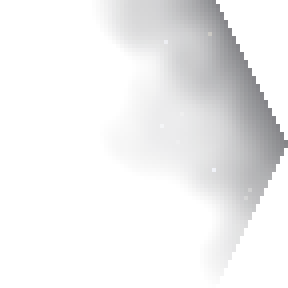
#> input picture images/terrain/sc/badlands-edge-ne.png, 72 x 72 px (shown 4 times larger)
$ python -i make_asteroids.py   (imports and definitions only)
#> lines starting #> are read from the running program, lines starting #| are printed output that depends on the picture
#> further down, picture is the input picture: PIL image 72x72 RGBA; mean R, G, B, A 9.2, 10.2, 16.6, 15.7
"""Asteroid fields, dense asteroids and asteroid walls: original art.

Each rock is a small height field (a lumpy, sometimes elongated potato with
bumps and craters), lit from the upper left like the planets, with a faint
cool rim light on its dark side so it still reads against deep space. Rocks
are drawn 4x oversized and scaled down.

Rocks reach right up to the hex edges (and a few pixels past them) so a
field of several hexes reads as one field rather than a cluster per hex.
Where a field meets open space, loose gravel spills a little way into the
neighbouring hex (the *-spill images, drawn by terrain-graphics.cfg), so the
field frays out instead of stopping on a hex line."""
import math
import os
import zlib

import numpy as np
from PIL import Image, ImageDraw, ImageFilter

HEX = 72
S = 4                                   # supersampling
LIGHT = np.array([-0.55, -0.55, 0.63])  # x right, y down, z toward the viewer
# [1 line not run here, left out]
RIM_COL = np.array([95, 115, 170], np.float32)

# Rock colours: (albedo RGB, how often)
ROCK_KINDS = [
    ((128, 122, 114), 0.34),    # grey stone
    ((126, 104, 84), 0.26),     # brown silicate
    ((92, 88, 86), 0.18),       # dark carbonaceous
    ((142, 100, 74), 0.12),     # rusty iron
    ((150, 150, 146), 0.07),    # pale
    ((150, 168, 182), 0.03),    # icy
]
WALL_KINDS = ROCK_KINDS[:4]     # walls: no big pale or icy boulders

HEX_VERTS = np.array([(18, 0), (54, 0), (72, 36), (54, 72), (18, 72), (0, 36)], np.float32)
EDGES = {"n": (0, 1), "ne": (1, 2), "se": (2, 3), "s": (3, 4), "sw": (4, 5), "nw": (5, 0)}


# [90 lines left out: functions edge_distance, inside_hex, value_noise, rock, not called in this run]


def shadowed(img, strength=0.45):
    """The rock plus a soft dark halo, offset away from the light, so rocks
    stay readable over bright gas and plasma and stand apart when they
    overlap."""
#> called with strength = 0.45
    pad = 3
    a = img.split()[3]
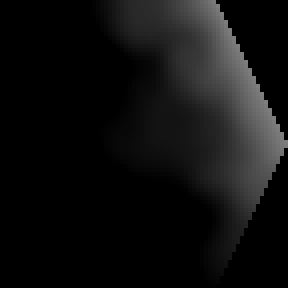
#> a: PIL image 72x72 L (shown 4 times larger); min 0, max 126, mean 15.7
    canvas = Image.new("RGBA", (img.width + 2 * pad, img.height + 2 * pad), (0, 0, 0, 0))
#> canvas: PIL image 78x78 RGBA; every value is 0
    halo = Image.new("L", canvas.size, 0)
#> halo: PIL image 78x78 L; every value is 0
    halo.paste(a, (pad + 1, pad + 1))
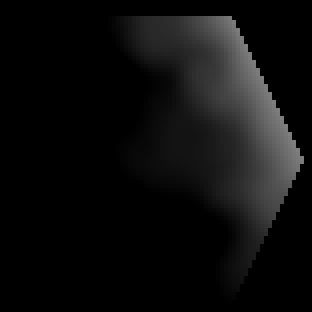
#> halo: PIL image 78x78 L (shown 4 times larger); min 0, max 126, mean 13.3
    halo = halo.filter(ImageFilter.GaussianBlur(1.3)).point(lambda v: int(v * strength))
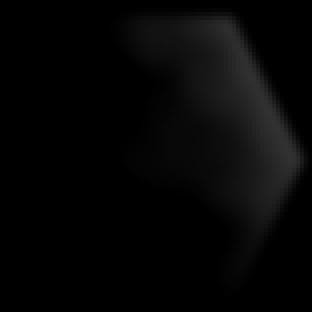
#> halo: PIL image 78x78 L (shown 4 times larger); min 0, max 49, mean 5.8
    canvas.putalpha(halo)
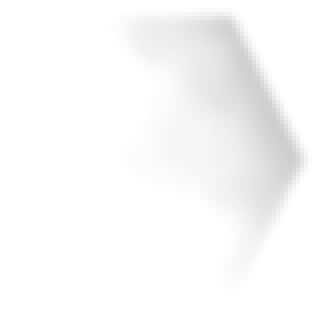
#> canvas: PIL image 78x78 RGBA (shown 4 times larger); mean R, G, B, A 0, 0, 0, 5.8; transparent parts drawn white
    canvas.alpha_composite(img, (pad, pad))
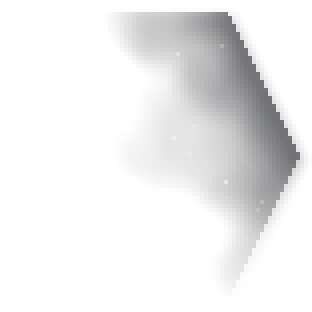
#> canvas: PIL image 78x78 RGBA (shown 4 times larger); mean R, G, B, A 2.3, 2.5, 4.2, 17.7; transparent parts drawn white
    return canvas


# [47 lines left out: functions scatter, rubble, compose, not called in this run]


def gravel(rng, count):
    sizes = rng.choice([0.9, 1.2, 1.6, 2.0], size=count, p=[0.3, 0.3, 0.25, 0.15])
    return [float(s) for s in sizes]


# [226 lines left out: functions field_rocks, dense_rocks, wall_rocks, swirl_rocks, dust_haze, debris_disk and 3 more, not called in this run]

>>> from PIL import Image
>>> picture = Image.open('../images/terrain/sc/badlands-edge-ne.png')
>>> result = shadowed(picture)

$ run again, on images/terrain/sc/badlands-edge-s-sw.png
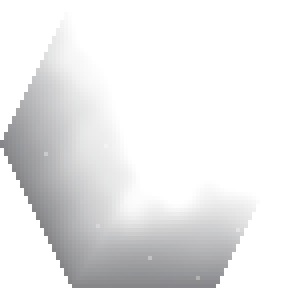
#> input picture images/terrain/sc/badlands-edge-s-sw.png, 72 x 72 px (shown 4 times larger)
#> picture is the input picture: PIL image 72x72 RGBA; mean R, G, B, A 9, 10, 16.3, 23.3
#> in shadowed, `halo = halo.filter(ImageFilter.GaussianBlur(1.3)).point(lambda v: int(..`:
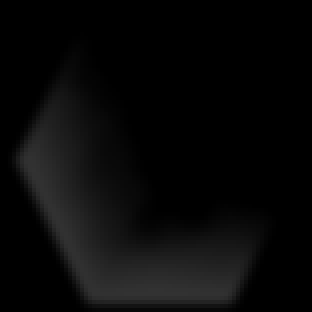
#> halo: PIL image 78x78 L (shown 4 times larger); min 0, max 50, mean 8.7
#> in shadowed, `canvas.alpha_composite(img, (pad, pad))`:
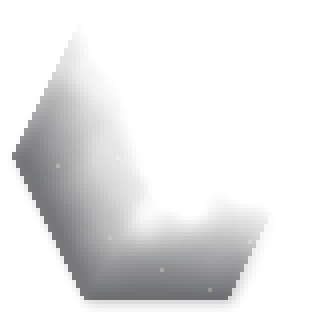
#> canvas: PIL image 78x78 RGBA (shown 4 times larger); mean R, G, B, A 2.4, 2.6, 4.3, 26; transparent parts drawn white

$ run again, on images/terrain/sc/badlands-edge-sw-nw.png
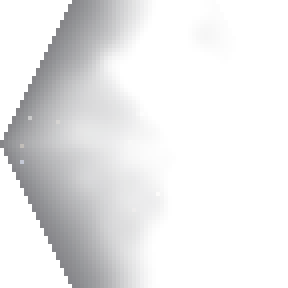
#> input picture images/terrain/sc/badlands-edge-sw-nw.png, 72 x 72 px (shown 4 times larger)
#> picture is the input picture: PIL image 72x72 RGBA; mean R, G, B, A 9.5, 10.4, 16.9, 23
#> in shadowed, `halo = halo.filter(ImageFilter.GaussianBlur(1.3)).point(lambda v: int(..`:
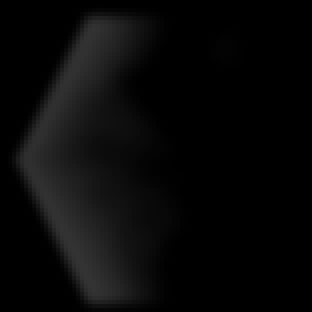
#> halo: PIL image 78x78 L (shown 4 times larger); min 0, max 51, mean 8.6
#> in shadowed, `canvas.alpha_composite(img, (pad, pad))`:
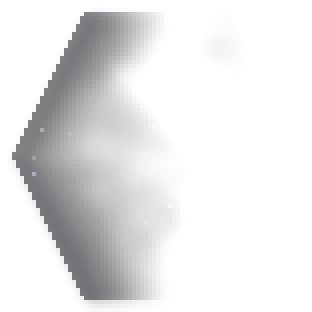
#> canvas: PIL image 78x78 RGBA (shown 4 times larger); mean R, G, B, A 2.7, 3, 4.8, 25.7; transparent parts drawn white
